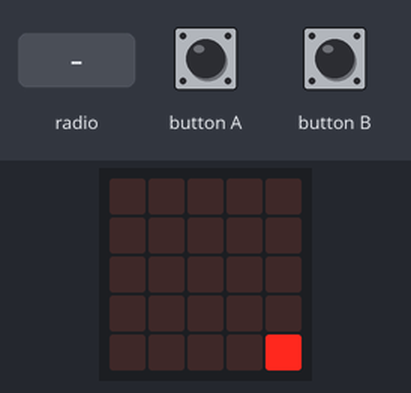
Bench run of a program on a simulated BBC micro:bit (MakeCode). On the bench: the board's 5×5 LED display. The test bench sets the inputs (shaded band). Random numbers come from a fixed seed.

Above: at 1.2 s.
1.3 s: radio message "OK" arrives
At 1.6 s:
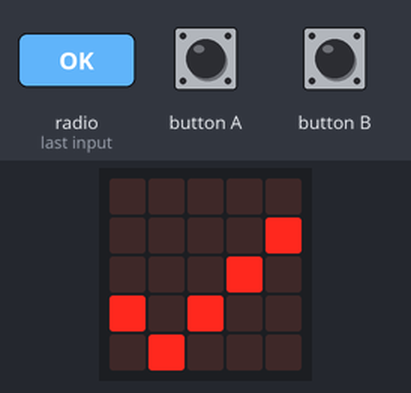
4.5 s: radio message "0" arrives
At 5.4 s:
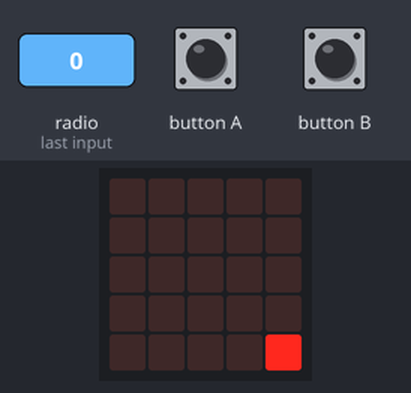
Timing chart, 0 to 7.5 s (numbered marks = the images above; inputs shaded):
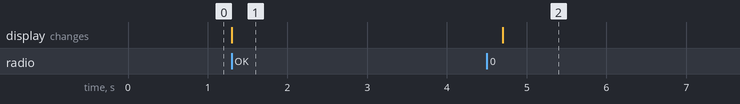

The program:

main.ts
```typescript
radio.onReceivedNumber(function (receivedNumber) {
    signalStrength = ((receivedNumber/10)|0) - 1
    for (let indeks = 0; indeks <= signalStrength; indeks++) {
        led.plot(indeks % 5, (indeks/5)|0)
    }
    basic.pause(PAUSE_TIME)
    InitializeScreen()
})
function InitializeScreen () {
    basic.clearScreen()
    led.plot(4, 4)
}
radio.onReceivedString(function (receivedString) {
    if (receivedString == "OK") {
        basic.showIcon(IconNames.Yes)
    } else {
        InitializeScreen()
    }
})
let lastButtonPressTime = 0
let signalStrength = 0
let PAUSE_TIME = 0
radio.setGroup(99)
let DEBOUNCE_TIME = 500
PAUSE_TIME = 200
InitializeScreen()
/**
 * MIT License
 *
 * This file is part of the repository:
 *
 * https://github.com/Vegz78/microbit_test_receiver
 *
 * Please feel free to use, fork and develop, but I appreciate proper attribution
 *
 * to the developer, and - if possible - linking back to this original repository:
 *
 * https://github.com/Vegz78/microbit_test_receiver
 *
 * Copyright(c) 2024 Vegz78
 *
 * Permission is hereby granted, free of charge, to any person obtaining a copy
 *
 * of this software and associated documentation files(the "Software"), to deal
 *
 * in the Software without restriction, including without limitation the rights
 *
 * to use, copy, modify, merge, publish, distribute, sublicense, and / or sell
 *
 * copies of the Software, and to permit persons to whom the Software is
 *
 * furnished to do so, subject to the following conditions:
 *
 * The above copyright notice and this permission notice shall be included in all
 *
 * copies or substantial portions of the Software.
 *
 * THE SOFTWARE IS PROVIDED "AS IS", WITHOUT WARRANTY OF ANY KIND, EXPRESS OR
 *
 * IMPLIED, INCLUDING BUT NOT LIMITED TO THE WARRANTIES OF MERCHANTABILITY,
 *
 * FITNESS FOR A PARTICULAR PURPOSE AND NONINFRINGEMENT.IN NO EVENT SHALL THE
 *
 * AUTHORS OR COPYRIGHT HOLDERS BE LIABLE FOR ANY CLAIM, DAMAGES OR OTHER
 *
 * LIABILITY, WHETHER IN AN ACTION OF CONTRACT, TORT OR OTHERWISE, ARISING FROM,
 *
 * OUT OF OR IN CONNECTION WITH THE SOFTWARE OR THE USE OR OTHER DEALINGS IN THE
 *
 * SOFTWARE.
 */
basic.forever(function () {
    if (input.buttonIsPressed(Button.A) || input.buttonIsPressed(Button.B)) {
        // Debouncer copied from @joshkeys19 on the MakeCode Forum:
        // https://forum.makecode.com/t/microbit-ignoring-radio-message-when-in-while-loop/5100/6
        if (input.runningTime() > lastButtonPressTime + DEBOUNCE_TIME) {
            radio.sendNumber(randint(1, 10))
            basic.pause(PAUSE_TIME)
            radio.sendNumber(0)
            lastButtonPressTime = input.runningTime()
        }
    }
})
```

test.ts
```typescript
// testene settes inn her; disse vil ikke kompilert så lenge denne pakken blir brukt som en utvidelse.
```

Measured:
- after the input at 1.3 s, the display: changes at once (image 1)
- after the input at 4.5 s, the display: changes after 0.20 s (image 2)
